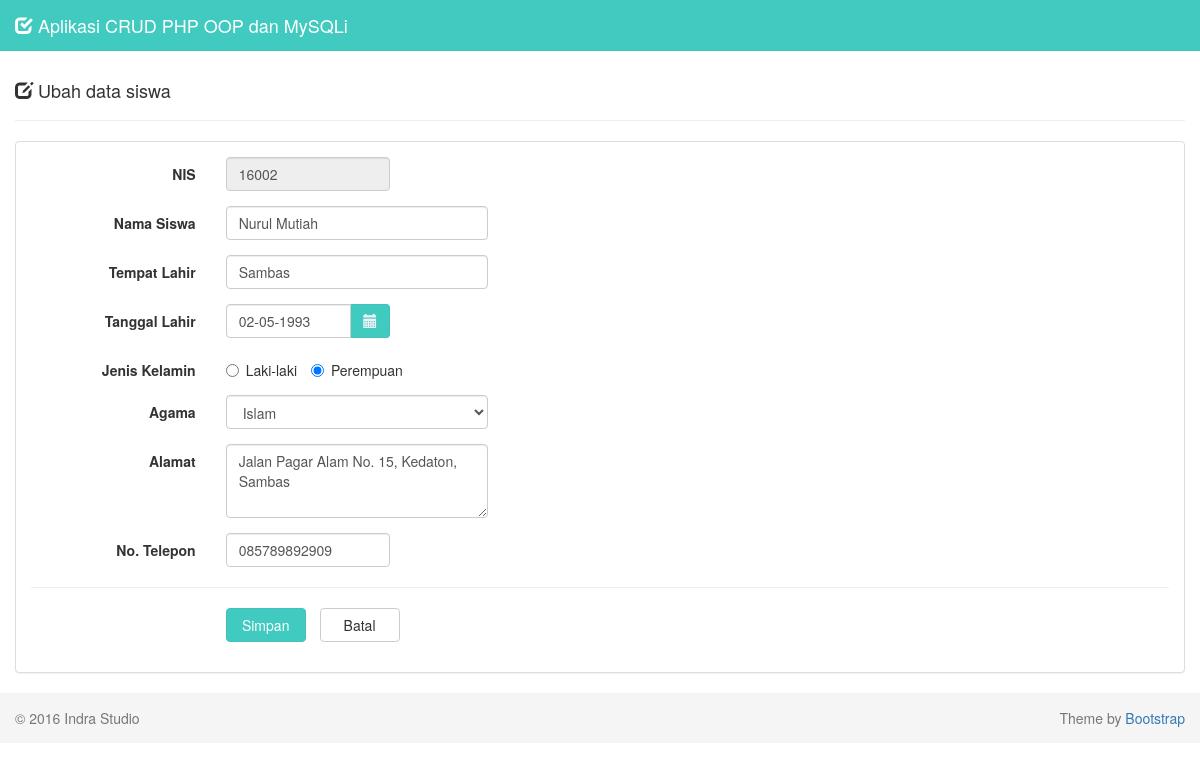
/?page=ubah&id=16002, run on the app's committed database.
### tables this page shows
CREATE TABLE IF NOT EXISTS `is_siswa` (
  `nis` varchar(5) NOT NULL,
  `nama` varchar(30) NOT NULL,
  `tempat_lahir` varchar(30) NOT NULL,
  `tanggal_lahir` date NOT NULL,
  `jenis_kelamin` enum('Laki-laki','Perempuan') NOT NULL,
  `agama` varchar(20) NOT NULL,
  `alamat` varchar(100) NOT NULL,
  `no_telepon` varchar(12) NOT NULL,
  PRIMARY KEY (`nis`)
);

### siswa.php (called while the page is built, shortened)
<?php
class siswa {
    function get_siswa($nis) {
        $db = new database();
        $mysqli = $db->connect();
        $sql = "SELECT * FROM is_siswa WHERE nis='$nis'";
        $result = $mysqli->query($sql);
        $data   = $result->fetch_assoc();
        return $data;
    }
}
?>

### form-ubah.php (the view, shortened to what this page needs)
<div class="row">
  <div class="col-md-12">
    <div class="page-header">
      <h4>
        <i class="glyphicon glyphicon-edit"></i>
        Ubah data siswa
      </h4>
    </div>
    <?php
    $nis = $_GET['id'];
    if (isset($nis)) {
      require_once 'siswa.php';
      $siswa = new siswa();
      $data = $siswa->get_siswa($nis);
      $nis           = $data['nis'];
      $nama          = $data['nama'];
      $tempat_lahir  = $data['tempat_lahir'];
      $tanggal       = $data['tanggal_lahir'];
      $tgl           = explode('-',$tanggal);
      $tanggal_lahir = $tgl[2]."-".$tgl[1]."-".$tgl[0];
      $jenis_kelamin = $data['jenis_kelamin'];
      $agama         = $data['agama'];
      $alamat        = $data['alamat'];
      $no_telepon    = $data['no_telepon'];
    }
    ?>
    <div class="panel panel-default">
      <div class="panel-body">
        <form class="form-horizontal" method="POST" action="proses-ubah.php">
          <div class="form-group">
            <label class="col-sm-2 control-label">NIS</label>
            <div class="col-sm-2">
              <input type="text" class="form-control" name="nis" value="<?php echo $nis; ?>" readonly>
            </div>
          </div>
          <div class="form-group">
            <label class="col-sm-2 control-label">Nama Siswa</label>
            <div class="col-sm-3">
              <input type="text" class="form-control" name="nama" autocomplete="off" value="<?php echo $nama; ?>" required>
            </div>
          </div>
          <div class="form-group">
            <label class="col-sm-2 control-label">Tempat Lahir</label>
            <div class="col-sm-3">
              <input type="text" class="form-control" name="tempat_lahir" autocomplete="off" value="<?php echo $tempat_lahir; ?>" required>
            </div>
          </div>
          <div class="form-group">
            <label class="col-sm-2 control-label">Tanggal Lahir</label>
            <div class="col-sm-2">
              <div class="input-group">
                <input type="text" class="form-control date-picker" data-date-format="dd-mm-yyyy" name="tanggal_lahir" autocomplete="off" value="<?php echo $tanggal_lahir; ?>" required>
                <span class="input-group-addon">
                  <i class="glyphicon glyphicon-calendar"></i>
                </span>
              </div>
            </div>
          </div>
          <div class="form-group">
            <label class="col-sm-2 control-label">Jenis Kelamin</label>
            <div class="col-sm-4">
            <?php
            if ($jenis_kelamin=='Laki-laki') { ?>
              <label class="radio-inline">
                <input type="radio" name="jenis_kelamin" value="Laki-laki" checked> Laki-laki
              </label>
              <label class="radio-inline">
                <input type="radio" name="jenis_kelamin" value="Perempuan"> Perempuan
              </label>
            <?php
            } else { ?>
              <label class="radio-inline">
                <input type="radio" name="jenis_kelamin" value="Laki-laki"> Laki-laki
              </label>
              <label class="radio-inline">
                <input type="radio" name="jenis_kelamin" value="Perempuan" checked> Perempuan
              </label>
            <?php
            }
            ?>
            </div>
          </div>
          <div class="form-group">
            <label class="col-sm-2 control-label">Agama</label>
            <div class="col-sm-3">
              <select class="form-control" name="agama" placeholder="Pilih Agama" required>
                <option value="<?php echo $agama; ?>"><?php echo $agama; ?></option>
              </select>
            </div>
          </div>
          <div class="form-group">
            <label class="col-sm-2 control-label">Alamat</label>
            <div class="col-sm-3">
              <textarea class="form-control" name="alamat" rows="3" required><?php echo $alamat; ?></textarea>
            </div>
          </div>
          <div class="form-group">
            <label class="col-sm-2 control-label">No. Telepon</label>
            <div class="col-sm-2">
              <input type="text" class="form-control" name="no_telepon" autocomplete="off" maxlength="12" onKeyPress="return goodchars(event,'0123456789',this)" value="<?php echo $no_telepon; ?>" required>
            </div>
          </div>
          <hr/>
          <div class="form-group">
            <div class="col-sm-offset-2 col-sm-10">
              <input type="submit" class="btn btn-success btn-submit" name="simpan" value="Simpan">
              <a href="index.php" class="btn btn-default btn-reset">Batal</a>
            </div>
          </div>
        </form>
      </div>
    </div>
  </div>
</div>

### assets/css/style.css (style rules this page uses)
body { padding-top: 40px; }
.btn-success { background-color: #41cac0; border-color: #40c1be; color: #fff; }
.input-group-addon { background-color: #41cac0; border: 1px solid #40c1be; border-radius: 4px; color: #f1f2f7; }
.btn-submit { width: 80px; }
.btn-reset { width: 80px; margin-left: 10px; }

### data on the page
is_siswa: nis "16002", nama "Nurul Mutiah", tempat_lahir "Sambas", tanggal_lahir "02-05-1993", agama "Islam", alamat "Jalan Pagar Alam No. 15, Kedaton, Sambas", no_telepon "085789892909"
